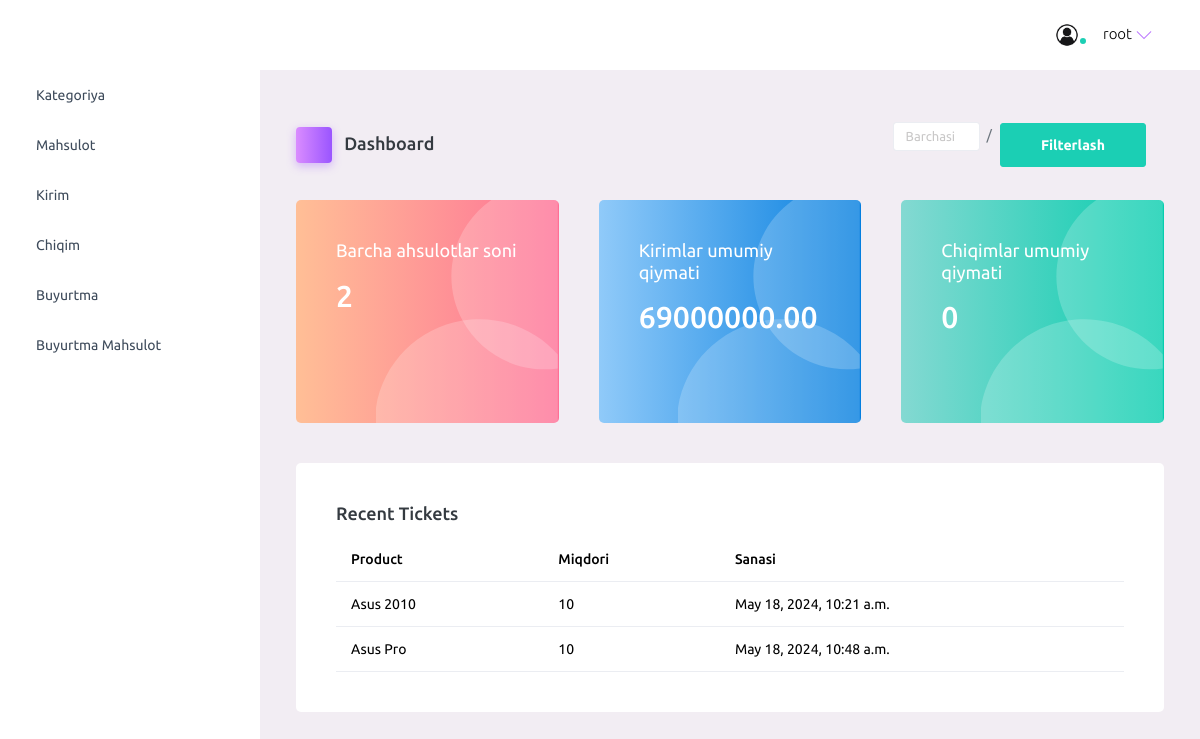
The app's page / (signed in) with its own data.
### main/models.py (models this page shows, shortened)
class CodeGenerate(models.Model):
    code = models.CharField(max_length=255, blank=True,unique=True)
    class Meta:
        abstract = True

class Enter(CodeGenerate):
    product = models.ForeignKey(Product, on_delete=models.CASCADE)
    quantity = models.IntegerField()
    date = models.DateTimeField()
    @property
    def total(self):
        if self.product.discount_price:
            return self.product.discount_price * self.quantity
        else:
            return self.product.price * self.quantity

class Product(CodeGenerate):
    name = models.CharField(max_length=255, unique=True)
    category = models.ForeignKey(Category, on_delete=models.SET_NULL, null=True)
    price = models.DecimalField(max_digits=14, decimal_places=2)
    discount_price = models.DecimalField(max_digits=14, decimal_places=2, null=True, blank=True)
    quantity = models.IntegerField(default=0, null=True, blank=True)
    banner_image = models.ImageField(upload_to='banner-image/')
    qrcode_img = models.ImageField(blank=True, upload_to='qrcode-img/')
    def __str__(self):
        return self.name

### main/dashboard/views.py (the view)
    def wrapper(request, *args, **kwargs):
        if request.user.is_authenticated and request.user.is_staff:
            result = func(request, *args, **kwargs)
        else:
            return redirect('auth:login')
        return result

### main/dashboard/views.py (called while the page is built, shortened)
def staff_required(func):
    def wrapper(request, *args, **kwargs):
        if request.user.is_authenticated and request.user.is_staff:
            result = func(request, *args, **kwargs)
        else:
            return redirect('auth:login')
        return result
    return wrapper

@staff_required
def index(request):
    products = models.Product.objects.all()
    enters = models.Enter.objects.all()
    outs = models.Out.objects.all()
    total_enter = sum(enter.total for enter in enters)
    total_out = sum(out.total for out in outs)
    all = list(chain(enters, outs))
    if request.method == 'GET':
        product_code = request.GET.get('product_code')
        filter_items = {}
        def filter_func(item):
            for key, value in filter_items.items():
                if key == 'product__code' and item.product.code != value:
                    return False
            return True
    all = list(filter(filter_func, all))
    context = {'product_count':products.count(), 'all':all, 'queryset':products, 'total_enter':total_enter, 'total_out':total_out}
    return render(request, 'dashboard/index.html', context)

### templates/dashboard/index.html (shortened to what this page needs)
{% extends 'dashboard/base.html' %}
{% load static %}
{% block content %}
<div class="main-panel">
    <div class="content-wrapper">
      <div class="page-header">
        <h3 class="page-title">
          <span class="page-title-icon bg-gradient-primary text-white me-2">
            <i class="mdi mdi-home"></i>
          </span> Dashboard
        </h3>
        <nav aria-label="breadcrumb">
            <form method="get">
          <ul class="breadcrumb">
            <li class="breadcrumb-item active" aria-current="page">
                <select name="product_code" class="form-control">
                    <option value="0">Barchasi</option>
                </select>
            </li>
            <li class="breadcrumb-item active" aria-current="page">
                <button class=" btn btn-success " type="submit">Filterlash</button>
            </li>
          </ul>
        </form>
        </nav>
      </div>
      <div class="row">
        <div class="col-md-4 stretch-card grid-margin">
          <div class="card bg-gradient-danger card-img-holder text-white">
            <div class="card-body">
              <img src="{% static 'images/dashboard/circle.svg' %}" class="card-img-absolute" alt="circle-image" />
              <h4 class="font-weight-normal mb-3"> Barcha ahsulotlar soni
              </h4>
              <h2 class="mb-5">{{product_count}}</h2>
            </div>
          </div>
        </div>
        <div class="col-md-4 stretch-card grid-margin">
          <div class="card bg-gradient-info card-img-holder text-white">
            <div class="card-body">
              <img src="{% static 'images/dashboard/circle.svg' %}" class="card-img-absolute" alt="circle-image" />
              <h4 class="font-weight-normal mb-3"> Kirimlar umumiy qiymati
              </h4>
              <h2 class="mb-5">{{total_enter}}</h2>
            </div>
          </div>
        </div>
        <div class="col-md-4 stretch-card grid-margin">
          <div class="card bg-gradient-success card-img-holder text-white">
            <div class="card-body">
              <img src="{% static 'images/dashboard/circle.svg' %}" class="card-img-absolute" alt="circle-image" />
              <h4 class="font-weight-normal mb-3"> Chiqimlar umumiy qiymati
              </h4>
              <h2 class="mb-5">{{total_out}}</h2>
            </div>
          </div>
        </div>
      </div>
      <div class="row">
        <div class="col-12 grid-margin">
          <div class="card">
            <div class="card-body">
              <h4 class="card-title">Recent Tickets</h4>
              <div class="table-responsive">
                <table class="table">
                  <thead>
                    <tr>
                      <th> Product </th>
                      <th> Miqdori </th>
                      <th> Sanasi </th>
                    </tr>
                  </thead>
                  <tbody>
                    {% for p in all %}
                      <tr>
                        <td>{{p.product}}</td>
                        <td>{{p.quantity}}</td>
                        <td>{{p.date}}</td>
                        </tr>
                    {% endfor %}
                  </tbody>
                </table>
              </div>
            </div>
          </div>
        </div>
      </div>
    </div>
  </div>
{% endblock content %}

### templates/dashboard/base.html (shortened to what this page needs)
{% load static %}
<!DOCTYPE html>
<html lang="en">
  <head>
    <link rel="stylesheet" href="{% static 'vendors/mdi/css/materialdesignicons.min.css' %}">
    <link rel="stylesheet" href="{% static 'vendors/ti-icons/css/themify-icons.css' %}">
    <link rel="stylesheet" href="{% static 'vendors/css/vendor.bundle.base.css' %}">
    <link rel="stylesheet" href="{% static 'vendors/font-awesome/css/font-awesome.min.css' %}">
    <link rel="stylesheet" href="{% static 'vendors/font-awesome/css/font-awesome.min.css' %}" />
    <link rel="stylesheet" href="{% static 'vendors/bootstrap-datepicker/bootstrap-datepicker.min.css' %}">
    <link rel="stylesheet" href="{% static 'css/style.css' %}">
  </head>
  <body>
      <nav class="navbar default-layout-navbar col-lg-12 col-12 p-0 fixed-top d-flex flex-row">
        <div class="text-center navbar-brand-wrapper d-flex align-items-center justify-content-start">
        </div>
        <div class="navbar-menu-wrapper d-flex align-items-stretch">
          <button class="navbar-toggler navbar-toggler align-self-center" type="button" data-toggle="minimize">
            <span class="mdi mdi-menu"></span>
          </button>
          <ul class="navbar-nav navbar-nav-right">
            <li class="nav-item nav-profile dropdown">
              <a class="nav-link dropdown-toggle" id="profileDropdown" href="#" data-bs-toggle="dropdown" aria-expanded="false">
                <div class="nav-profile-img">
                  <img src="{% static 'images/faces/images.png' %}" alt="image">
                  <span class="availability-status online"></span>
                </div>
                <div class="nav-profile-text">
                  <p class="mb-1 text-black">{{user.username}}</p>
                </div>
              </a>
            </li>
          </ul>
        </div>
      </nav>
      <div class="container-fluid page-body-wrapper">
        <nav class="sidebar sidebar-offcanvas" id="sidebar">
          <ul class="nav">
            <li class="nav-item">
              <a class="nav-link" data-bs-toggle="collapse" href="#category" aria-expanded="false" aria-controls="category">
                <span class="menu-title">Kategoriya</span>
              </a>
            </li>
            <li class="nav-item">
              <a class="nav-link" data-bs-toggle="collapse" href="#icons" aria-expanded="false" aria-controls="icons">
                <span class="menu-title">Mahsulot</span>
              </a>
            </li>
            <li class="nav-item">
              <a class="nav-link" data-bs-toggle="collapse" href="#forms" aria-expanded="false" aria-controls="forms">
                <span class="menu-title">Kirim</span>
              </a>
            </li>
            <li class="nav-item">
              <a class="nav-link" data-bs-toggle="collapse" href="#charts" aria-expanded="false" aria-controls="charts">
                <span class="menu-title">Chiqim</span>
              </a>
            </li>
            <li class="nav-item">
              <a class="nav-link" data-bs-toggle="collapse" href="#tables" aria-expanded="false" aria-controls="tables">
                <span class="menu-title">Buyurtma</span>
              </a>
            </li>
            <li class="nav-item">
              <a class="nav-link" data-bs-toggle="collapse" href="#something" aria-expanded="false" aria-controls="something">
                <span class="menu-title">Buyurtma Mahsulot</span>
              </a>
            </li>
          </ul>
        </nav>
        {% block content %}
        {% endblock content %}
      </div>
  </body>
</html>

### records on screen
Enter: product "Asus 2010", quantity "10", date "May 18, 2024, 10:21 a.m."
Enter: product "Asus Pro", quantity "10", date "May 18, 2024, 10:48 a.m."

### other values on screen
{{ user.username }} "root"
{{ product_count }} "2"
{{ total_out }} "0"
